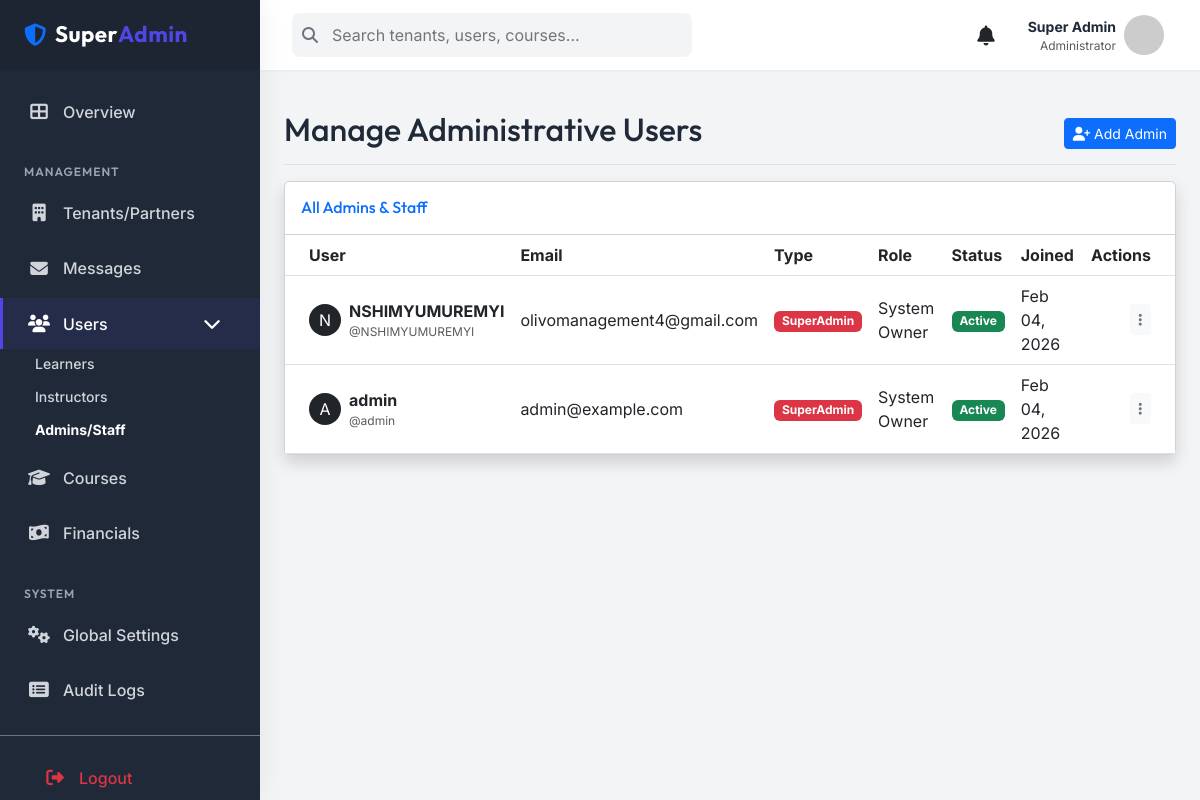
Screenshot of /superadmin/admins/ (signed in) with the database file from the repository.
### accounts/models.py (models this page shows, shortened)
class User(AbstractUser):
    USER_TYPE_CHOICES = (
        ('learner', 'Learner'),
        ('instructor', 'Instructor'),
        ('admin', 'Admin'),
    )
    user_type = models.CharField(max_length=20, choices=USER_TYPE_CHOICES)
    email = models.EmailField(unique=True)

### superadmin_dashboard/views.py (the view)
# urls.py: path('admins/', AdminUserListView.as_view(), name='admin_user_list'),
class AdminUserListView(LoginRequiredMixin, SuperAdminRequiredMixin, ListView):
    model = User
    template_name = 'superadmin_dashboard/user_list.html'
    context_object_name = 'users'
    paginate_by = 20
    def get_queryset(self):
        return User.objects.exclude(user_type__in=['learner', 'instructor']).order_by('-date_joined')

### superadmin_dashboard/context_processors.py (called while the page is built)
def global_context_data(request):
    if request.user.is_authenticated:
        unread_messages_count = DirectMessage.objects.filter(recipient=request.user, is_read=False).count()
        context = {
            'unread_messages_count': unread_messages_count,
        }
        if request.user.is_superuser:
            unread_notifications = Notification.objects.filter(user=request.user, is_read=False)
            context['unread_notifications_count'] = unread_notifications.count()
            context['recent_notifications'] = Notification.objects.filter(user=request.user).order_by('-created_at')[:5]
        return context
    return {
        'unread_notifications_count': 0,
        'recent_notifications': [],
        'unread_messages_count': 0
    }

### superadmin_dashboard/views.py (called while the page is built)
    def test_func(self):
        return self.request.user.is_superuser

### superadmin_dashboard/templates/superadmin_dashboard/user_list.html (shortened to what this page needs)
{% extends 'superadmin_dashboard/base.html' %}
{% block content %}
<div class="d-flex justify-content-between flex-wrap flex-md-nowrap align-items-center pt-3 pb-2 mb-3 border-bottom">
    <h1 class="h2">Manage Administrative Users</h1>
    <div class="btn-toolbar mb-2 mb-md-0">
        <button type="button" class="btn btn-sm btn-primary">
            <i class="fas fa-user-plus"></i> Add Admin
        </button>
    </div>
</div>
<div class="card shadow mb-4">
    <div class="card-header py-3 bg-white">
        <h6 class="m-0 font-weight-bold text-primary">All Admins & Staff</h6>
    </div>
    <div class="card-body p-0">
        <div class="table-responsive">
            <table class="table table-hover mb-0 align-middle">
                <thead class="bg-light">
                    <tr>
                        <th class="ps-4">User</th>
                        <th>Email</th>
                        <th>Type</th>
                        <th>Role</th>
                        <th>Status</th>
                        <th>Joined</th>
                        <th class="text-end pe-4">Actions</th>
                    </tr>
                </thead>
                <tbody>
                    {% for user in users %}
                    <tr>
                        <td class="ps-4">
                            <div class="d-flex align-items-center">
                                <div class="bg-dark text-white rounded-circle me-2 d-flex align-items-center justify-content-center"
                                    style="width: 32px; height: 32px;">
                                    {{ user.first_name|first|default:user.username|first|upper }}
                                </div>
                                <div>
                                    <div class="fw-bold text-dark">{{ user.get_full_name|default:user.username }}</div>
                                    <div class="text-muted small" style="font-size: 0.75rem;">@{{ user.username }}</div>
                                </div>
                            </div>
                        </td>
                        <td>{{ user.email }}</td>
                        <td>
                            {% if user.is_superuser %}
                            <span class="badge bg-danger">SuperAdmin</span>
                            {% elif user.user_type == 'admin' %}
                            <span class="badge bg-primary">Partner Admin</span>
                            {% else %}
                            <span class="badge bg-secondary">Staff</span>
                            {% endif %}
                        </td>
                        <td>
                            {% if user.is_superuser %}
                            System Owner
                            {% elif user.managed_partners.all %}
                            Admin for: {{ user.managed_partners.first.name }}
                            {% else %}
                            System Admin
                            {% endif %}
                        </td>
                        <td>
                            {% if user.is_active %}
                            <span class="badge bg-success">Active</span>
                            {% else %}
                            <span class="badge bg-danger">Inactive</span>
                            {% endif %}
                        </td>
                        <td>{{ user.date_joined|date:"M d, Y" }}</td>
                        <td class="text-end pe-4">
                            <div class="dropdown">
                                <button class="btn btn-sm btn-light text-secondary" type="button"
                                    data-bs-toggle="dropdown">
                                    <i class="fas fa-ellipsis-v"></i>
                                </button>
                            </div>
                        </td>
                    </tr>
                    {% empty %}
                    <tr>
                        <td colspan="7" class="text-center py-4 text-muted">No administrative users found.</td>
                    </tr>
                    {% endfor %}
                </tbody>
            </table>
        </div>
    </div>
</div>
{% endblock %}

### superadmin_dashboard/templates/superadmin_dashboard/base.html (shortened to what this page needs)
<!DOCTYPE html>
<html lang="en">
<head>
    <link href="https://cdn.jsdelivr.net/npm/bootstrap@5.3.0/dist/css/bootstrap.min.css" rel="stylesheet">
    <link rel="stylesheet" href="https://cdnjs.cloudflare.com/ajax/libs/font-awesome/6.4.0/css/all.min.css">
</head>
<body>
    <nav class="sidebar" id="sidebar">
        <div class="sidebar-brand">
            <i class="fas fa-shield-alt me-2 text-primary"></i> Super<span>Admin</span>
        </div>
        <div class="sidebar-content py-3">
            <ul class="nav flex-column">
                <li class="nav-item">
                    <a class="nav-link {% if request.resolver_match.url_name == 'overview' %}active{% endif %}"
                        href="{% url 'superadmin_dashboard:overview' %}">
                        <i class="fas fa-th-large"></i> Overview
                    </a>
                </li>
                <h6 class="sidebar-heading">Management</h6>
                <li class="nav-item">
                    <a class="nav-link {% if 'tenants' in request.path %}active{% endif %}"
                        href="{% url 'superadmin_dashboard:tenant_list' %}">
                        <i class="fas fa-building"></i> Tenants/Partners
                    </a>
                </li>
                <li class="nav-item">
                    <a class="nav-link {% if 'messages' in request.path %}active{% endif %}"
                        href="{% url 'superadmin_dashboard:admin_inbox' %}">
                        <i class="fas fa-envelope"></i> Messages
                    </a>
                </li>
                <li class="nav-item">
                    <a class="nav-link {% if 'learners' in request.path or 'instructors' in request.path or 'admins' in request.path %}active{% endif %}"
                        href="#userManagement" data-bs-toggle="collapse">
                        <i class="fas fa-users"></i> Users <i class="fas fa-chevron-down ms-auto small"></i>
                    </a>
                    <div class="collapse {% if 'learners' in request.path or 'instructors' in request.path or 'admins' in request.path %}show{% endif %} px-2"
                        id="userManagement">
                        <ul class="nav flex-column small">
                            <li class="nav-item"><a
                                    class="nav-link py-1 {% if 'learners' in request.path %}text-white fw-bold{% endif %}"
                                    href="{% url 'superadmin_dashboard:learner_list' %}">Learners</a></li>
                            <li class="nav-item"><a
                                    class="nav-link py-1 {% if 'instructors' in request.path %}text-white fw-bold{% endif %}"
                                    href="{% url 'superadmin_dashboard:instructor_list' %}">Instructors</a></li>
                            <li class="nav-item"><a
                                    class="nav-link py-1 {% if 'admins' in request.path %}text-white fw-bold{% endif %}"
                                    href="{% url 'superadmin_dashboard:admin_user_list' %}">Admins/Staff</a></li>
                        </ul>
                    </div>
                </li>
                <li class="nav-item">
                    <a class="nav-link {% if 'courses' in request.path %}active{% endif %}"
                        href="{% url 'superadmin_dashboard:global_course_list' %}">
                        <i class="fas fa-graduation-cap"></i> Courses
                    </a>
                </li>
                <li class="nav-item">
                    <a class="nav-link" href="#">
                        <i class="fas fa-money-bill-wave"></i> Financials
                    </a>
                </li>
                <h6 class="sidebar-heading">System</h6>
                <li class="nav-item">
                    <a class="nav-link {% if request.resolver_match.url_name == 'global_settings' %}active{% endif %}"
                        href="{% url 'superadmin_dashboard:global_settings' %}">
                        <i class="fas fa-cogs"></i> Global Settings
                    </a>
                </li>
                <li class="nav-item">
                    <a class="nav-link {% if request.resolver_match.url_name == 'audit_logs' %}active{% endif %}"
                        href="{% url 'superadmin_dashboard:audit_logs' %}">
                        <i class="fas fa-list-alt"></i> Audit Logs
                    </a>
                </li>
            </ul>
        </div>
        <div class="mt-auto p-3 border-top border-secondary">
            <a href="{% url 'accounts:logout' %}" class="nav-link text-danger">
                <i class="fas fa-sign-out-alt"></i> Logout
            </a>
        </div>
    </nav>
    <div class="main-wrapper">
        <header class="top-navbar">
            <div class="search-bar d-none d-md-block">
                <i class="fas fa-search search-icon"></i>
                <input type="text" class="search-input" placeholder="Search tenants, users, courses...">
            </div>
            <div class="d-flex align-items-center gap-3">
                <div class="dropdown">
                    <button class="btn btn-link text-dark position-relative" type="button" data-bs-toggle="dropdown">
                        <i class="fas fa-bell fa-lg"></i>
                    </button>
                </div>
                <div class="dropdown">
                    <div class="d-flex align-items-center user-profile" data-bs-toggle="dropdown">
                        <div class="text-end me-2 d-none d-sm-block">
                            <div class="fw-bold small">{{ request.user.get_full_name|default:"Super Admin" }}</div>
                            <div class="text-muted small" style="font-size: 0.75rem;">Administrator</div>
                        </div>
                        <img src="https://ui-avatars.com/api/?name={{ request.user.username }}&background=4f46e5&color=fff"
                            alt="Admin" class="user-avatar">
                    </div>
                </div>
            </div>
        </header>
        <main class="p-4">
            {% block content %}
            {% endblock %}
        </main>
    </div>
</body>
</html>

### superadmin_dashboard/templates/superadmin_dashboard/base.html (style rules this page uses)
:root { --primary-color: #4f46e5; --primary-dark: #4338ca; --secondary-color: #10b981; --dark-bg: #111827; --sidebar-bg: #1f2937; --card-bg: #ffffff; --text-main: #1f2937; --text-muted: #6b7280; --border-color: #e5e7eb; --glass-bg: rgba(255, 255, 255, 0.95); }
body { font-family: 'Inter', sans-serif; background-color: #f3f4f6; color: var(--text-main); overflow-x: hidden; }
h1, h2, h3, h4, h5, h6 { font-family: 'Outfit', sans-serif; }
.sidebar { position: fixed; top: 0; bottom: 0; left: 0; z-index: 1000; padding: 0; box-shadow: 4px 0 24px rgba(0, 0, 0, 0.05); background-color: var(--sidebar-bg); transition: all 0.3s ease; width: 260px; overflow-y: auto; }
.sidebar-brand { height: 70px; display: flex; align-items: center; padding: 0 1.5rem; background-color: rgba(0, 0, 0, 0.1); color: white; font-family: 'Outfit', sans-serif; font-weight: 700; font-size: 1.4rem; letter-spacing: 0.5px; }
.sidebar-brand span { color: var(--primary-color); }
.nav-item { margin-bottom: 0.25rem; }
.nav-link { display: flex; align-items: center; padding: 0.85rem 1.5rem; color: #d1d5db; font-weight: 500; transition: all 0.2s; border-left: 3px solid transparent; }
.nav-link.active { color: white; background-color: rgba(79, 70, 229, 0.1); border-left-color: var(--primary-color); }
.nav-link i { width: 24px; margin-right: 12px; text-align: center; font-size: 1.1rem; }
.sidebar-heading { font-size: 0.75rem; text-transform: uppercase; letter-spacing: 1px; color: #9ca3af; margin-top: 1.5rem; margin-bottom: 0.5rem; padding: 0 1.5rem; font-weight: 600; }
.main-wrapper { margin-left: 260px; min-height: 100vh; display: flex; flex-direction: column; transition: margin-left 0.3s ease; }
.top-navbar { height: 70px; background-color: white; box-shadow: 0 1px 3px rgba(0, 0, 0, 0.05); display: flex; align-items: center; justify-content: space-between; padding: 0 2rem; position: sticky; top: 0; z-index: 900; }
.search-bar { position: relative; max-width: 400px; width: 100%; }
.search-input { background-color: #f3f4f6; border: none; padding: 0.6rem 1rem 0.6rem 2.5rem; border-radius: 8px; width: 100%; transition: all 0.2s; }
.search-icon { position: absolute; left: 10px; top: 50%; transform: translateY(-50%); color: var(--text-muted); }
.user-profile { cursor: pointer; padding: 0.25rem; border-radius: 8px; transition: background 0.2s; }
.user-avatar { width: 40px; height: 40px; border-radius: 50%; object-fit: cover; }

### rows the page displays
User: user.get_full_name "Super Admin", first_name|first "A", get_full_name "admin", username "admin", email "admin@example.com", is_superuser "SuperAdmin", is_active "Active", date_joined "Feb 04, 2026"
User: first_name|first "N", get_full_name "NSHIMYUMUREMYI", username "NSHIMYUMUREMYI", email "olivomanagement4@gmail.com", is_superuser "SuperAdmin", is_active "Active", date_joined "Feb 04, 2026"
